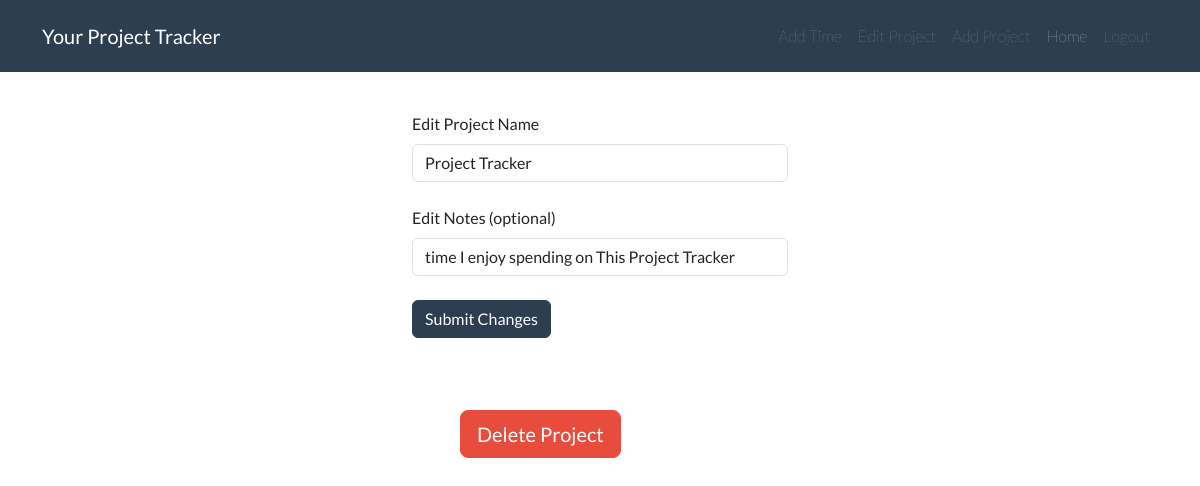
Before: /project/12/edit (signed in) with the older database file.
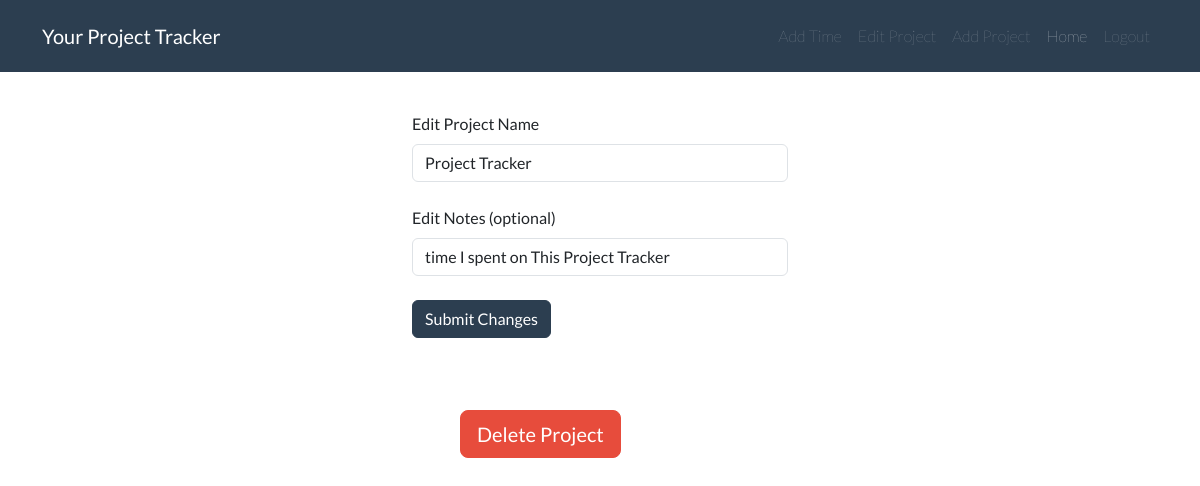
After: the same page with the newer database file.
### website/models.py (models this page shows, shortened)
class Project(db.Model):
    id = db.Column(db.Integer, primary_key=True)
    project_name = db.Column(db.String(30), nullable=False)
    notes = db.Column(db.String(1000), nullable=False, default='')
    user_id = db.Column(db.Integer, db.ForeignKey('user.id'), nullable=False)
    entries = db.relationship('Entry')

### website/views.py (the view)
@views.route('project/<int:project_id>/edit', methods=['GET','POST'])
@login_required
def edit_project(project_id):
    current_project = Project.query.filter(Project.id==project_id, Project.owner==current_user).first_or_404()
    if current_project.owner != current_user:
        abort(403)
    edit_project_form = EditProjectForm()
    if edit_project_form.validate_on_submit():
        current_project.project_name = edit_project_form.project_name.data
        current_project.notes = edit_project_form.notes.data
        db.session.commit()
        flash('Changes has been saved!', category='success')
        return redirect(url_for('views.project', project_id=current_project.id))
    elif request.method == "GET":
        edit_project_form.project_name.data = current_project.project_name
        edit_project_form.notes.data = current_project.notes
    return render_template('edit_project.html', user = current_user, project_id=current_project.id, edit_project_form=edit_project_form)

### website/forms.py
class EditProjectForm(FlaskForm):
    project_name = StringField('Edit Project Name', validators=[DataRequired(), Length(min=1, max=30)])
    notes = StringField('Edit Notes (optional)')
    submit = SubmitField('Submit Changes')

### website/templates/edit_project.html (shortened to what this page needs)
{% extends "base.html" %}
{% block content %}
<div class="container my-3 col-md-4 center">
    <div>
        <form action="" method="POST">
            <fieldset class="form-group">
                <div class="form-group">
                    {{ edit_project_form.project_name.label(class="form-label mt-4") }}
                    {% if edit_project_form.project_name.errors %}
                        {{ edit_project_form.project_name(class="form-control is-invalid") }}
                        <div class="invalid-feedback">
                            {% for error in edit_project_form.project_name.errors %}
                                <span>{{ error }}</span>
                            {% endfor %}
                        </div>
                    {% else %}
                        {{ edit_project_form.project_name(class="form-control") }}
                    {% endif %}
                </div>
                <div class="form-group">
                    {{ edit_project_form.notes.label(class="form-label mt-4") }}
                    {% if edit_project_form.notes.errors %}
                        {{ edit_project_form.notes(class="form-control is-invalid") }}
                        <div class="invalid-feedback">
                            {% for error in edit_project_form.notes.errors %}
                                <span>{{ error }}</span>
                            {% endfor %}
                        </div>
                    {% else %}
                        {{ edit_project_form.notes(class="form-control") }}
                    {% endif %}
                </div>
            </fieldset>
            <br>
            <div class="form-group">
                {{ edit_project_form.submit(class="btn btn-primary") }}
            </div>
        </form>
    </div>
    <br>
    <div>
        <button type="button" class="btn btn-danger btn-lg my-5 mx-5"  data-bs-toggle="modal" data-bs-target="#deleteProjectModal" >Delete Project</button>
    </div>
</div>
{% endblock %}

Changed rows visible on the page:
changed Project "Project Tracker": notes "time I enjoy spending on This Project Tracker" → "time I spent on This Project Tracker"
